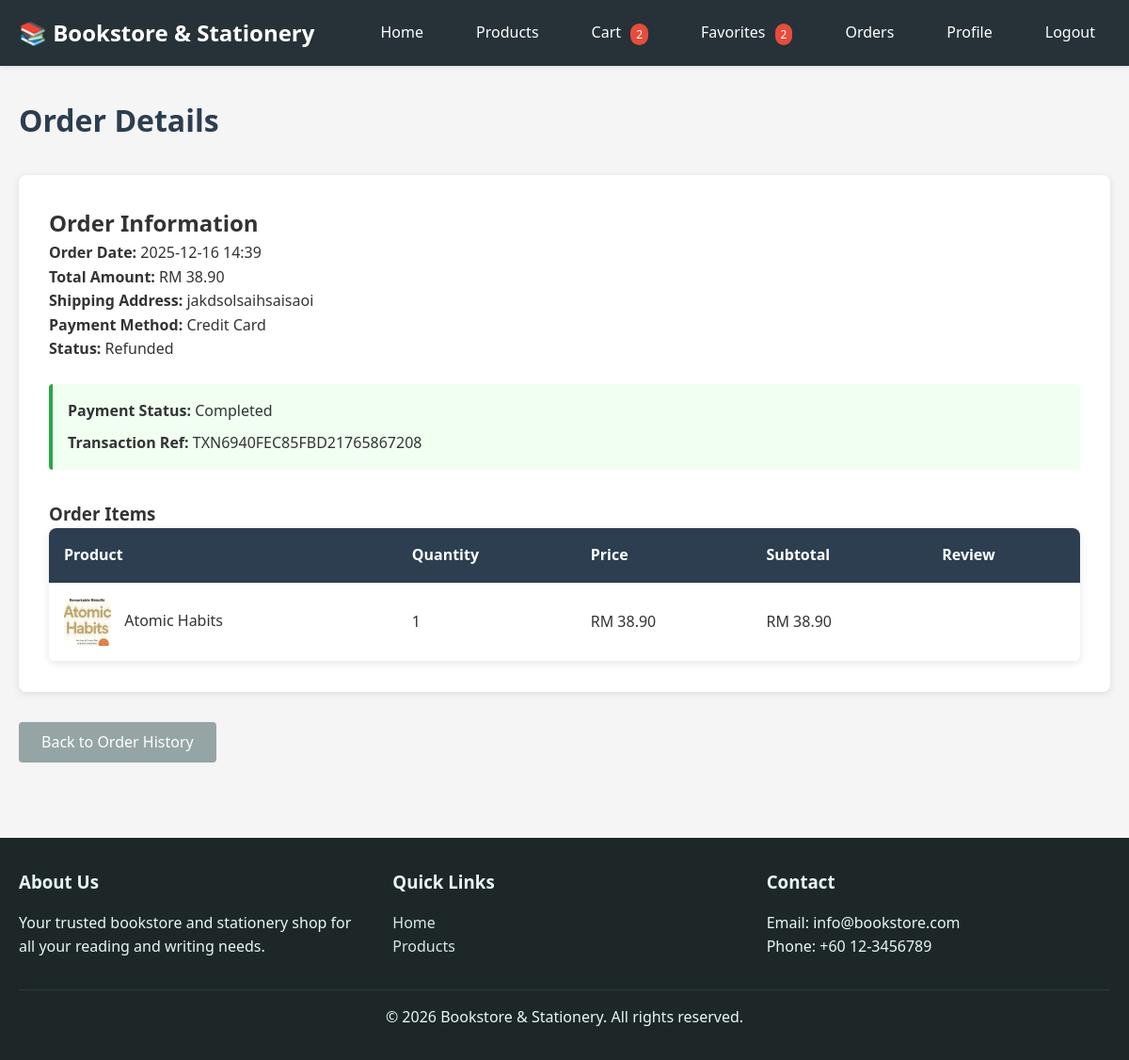
Screenshot of /order/detail.php?id=O0057 (signed in) with the database file from the repository.
### tables this page shows
CREATE TABLE `order_header` (
  `order_id` varchar(20) NOT NULL,
  `member_id` varchar(10) NOT NULL,
  `order_date` datetime DEFAULT current_timestamp(),
  `total_amount` decimal(10,2) NOT NULL,
  `payment_method` varchar(20) NOT NULL,
  `status` varchar(20) DEFAULT 'Pending',
  `updated_by` varchar(10) DEFAULT NULL,
  `shipped_at` datetime DEFAULT NULL
);

CREATE TABLE `member` (
  `member_id` varchar(10) NOT NULL,
  `email` varchar(100) NOT NULL,
  `password` varchar(255) NOT NULL,
  `full_name` varchar(100) NOT NULL,
  `phone` varchar(20) NOT NULL,
  `address` text NOT NULL,
  `photo` varchar(200) DEFAULT NULL,
  `is_verified` tinyint(1) DEFAULT 0,
  `created_at` datetime DEFAULT current_timestamp()
);

CREATE TABLE `order_payment` (
  `payment_id` varchar(20) NOT NULL,
  `order_id` varchar(20) NOT NULL,
  `amount` decimal(10,2) NOT NULL,
  `method` varchar(20) NOT NULL,
  `payment_status` varchar(20) NOT NULL,
  `fake_transaction_ref` varchar(50) DEFAULT NULL,
  `payment_date` datetime DEFAULT NULL,
  `created_by` varchar(10) DEFAULT NULL
);

CREATE TABLE `order_detail` (
  `detail_id` varchar(10) NOT NULL,
  `order_id` varchar(20) NOT NULL,
  `product_id` varchar(10) NOT NULL,
  `price` decimal(10,2) NOT NULL,
  `quantity` int(11) NOT NULL
);

CREATE TABLE `product` (
  `product_id` varchar(10) NOT NULL,
  `category_id` varchar(10) NOT NULL,
  `name` varchar(150) NOT NULL,
  `description` text DEFAULT NULL,
  `price` decimal(10,2) NOT NULL,
  `stock` int(11) NOT NULL DEFAULT 0,
  `created_by` varchar(10) DEFAULT NULL,
  `updated_by` varchar(10) DEFAULT NULL,
  `created_at` datetime DEFAULT current_timestamp(),
  `is_hidden` tinyint(1) NOT NULL DEFAULT 0
);

### config/functions.php (called while the page is built, shortened)
<?php
function sanitize($data) {
    return htmlspecialchars(strip_tags(trim($data)), ENT_QUOTES, 'UTF-8');
}
function formatPrice($price) {
    return 'RM ' . number_format($price, 2);
}
function getOrderDetails($pdo, $orderId) {
    $stmt = $pdo->prepare("SELECT o.*, m.full_name as member_name, m.email, m.phone, m.address
                          FROM order_header o
                          JOIN member m ON o.member_id = m.member_id
                          WHERE o.order_id = ?");
    $stmt->execute([$orderId]);
    $order = $stmt->fetch();
    if ($order) {
        $order['created_at'] = $order['order_date'] ?? '';
        if (empty($order['shipping_address'])) {
            $order['shipping_address'] = $order['address'] ?? '';
        }
    }
    return $order;
}
function getOrderItems($pdo, $orderId) {
    $stmt = $pdo->prepare("SELECT od.*, p.name as product_name,
                          (SELECT filename FROM product_photo WHERE product_id = p.product_id LIMIT 1) as image_path
                          FROM order_detail od
                          JOIN product p ON od.product_id = p.product_id
                          WHERE od.order_id = ?");
    $stmt->execute([$orderId]);
    $items = $stmt->fetchAll();
    return $items;
}
?>

### order/detail.php (the view, shortened to what this page needs)
<?php
require_once __DIR__ . '/../config/db.php';
require_once __DIR__ . '/../config/functions.php';
require_once __DIR__ . '/../includes/_head.php';
require_once __DIR__ . '/../includes/_header.php';
$orderId = isset($_GET['id']) ? sanitize($_GET['id']) : '';
$order = getOrderDetails($pdo, $orderId);
$orderItems = getOrderItems($pdo, $orderId);
?>
<main>
    <div class="container">
        <h1 class="page-title">Order Details</h1>
        <div style="background: white; padding: 2rem; border-radius: 8px; box-shadow: 0 2px 8px rgba(0,0,0,0.1);">
            <h2>Order Information</h2>
            <p><strong>Order Date:</strong> <?php echo date('Y-m-d H:i', strtotime($order['created_at'])); ?></p>
            <p><strong>Total Amount:</strong> <?php echo formatPrice($order['total_amount']); ?></p>
            <p><strong>Shipping Address:</strong> <?php echo htmlspecialchars($order['shipping_address'] ?? $order['address'] ?? 'N/A'); ?></p>
            <p><strong>Payment Method:</strong> <?php echo htmlspecialchars($order['payment_method']); ?></p>
            <p><strong>Status:</strong> <?php echo htmlspecialchars($order['status']); ?></p>
            <?php
            try {
                $stmt = $pdo->prepare("SELECT * FROM order_payment WHERE order_id = ? AND payment_status = 'Completed'");
                $stmt->execute([$orderId]);
                $payment = $stmt->fetch();
            } catch (PDOException $e) {
                $payment = null;
            }
            if ($order['status'] == 'Pending' && !$payment):
            ?>
                <div style="margin-top: 1.5rem; padding: 1rem; background: #f0f7ff; border-radius: 4px; border-left: 4px solid #007bff;">
                    <p style="margin: 0 0 1rem 0;"><strong>Payment Required</strong></p>
                    <a href="/order/payment.php?order_id=<?php echo htmlspecialchars($orderId); ?>" class="btn btn-primary member-btn-primary">Make Payment</a>
                </div>
            <?php elseif ($payment): ?>
                <div style="margin-top: 1.5rem; padding: 1rem; background: #f0fff0; border-radius: 4px; border-left: 4px solid #28a745;">
                    <p style="margin: 0;"><strong>Payment Status:</strong> <?php echo htmlspecialchars($payment['payment_status']); ?></p>
                    <p style="margin: 0.5rem 0 0 0;"><strong>Transaction Ref:</strong> <?php echo htmlspecialchars($payment['fake_transaction_ref']); ?></p>
                </div>
            <?php endif; ?>
            <h3 style="margin-top: 2rem;">Order Items</h3>
            <table class="data-table">
                <thead>
                    <tr>
                            <th>Product</th>
                            <th>Quantity</th>
                            <th>Price</th>
                            <th>Subtotal</th>
                            <th>Review</th>
                    </tr>
                </thead>
                <tbody>
                    <?php foreach ($orderItems as $item): ?>
                        <tr>
                            <td>
                                <?php if (!empty($item['image_path'])): ?>
                                    <img src="<?php echo htmlspecialchars($item['image_path']); ?>"
                                         alt="<?php echo htmlspecialchars($item['product_name']); ?>"
                                         style="width: 50px; height: 50px; object-fit: cover; margin-right: 10px; vertical-align: middle;">
                                <?php endif; ?>
                                <?php echo htmlspecialchars($item['product_name']); ?>
                            </td>
                            <td><?php echo $item['quantity']; ?></td>
                            <td><?php echo formatPrice($item['price']); ?></td>
                            <td><?php echo formatPrice($item['price'] * $item['quantity']); ?></td>
                            <td>
                            </td>
                        </tr>
                    <?php endforeach; ?>
                </tbody>
            </table>
        </div>
        <div style="margin-top: 2rem;">
            <a href="/order/history.php" class="btn btn-secondary member-btn-secondary">Back to Order History</a>
        </div>
    </div>
</main>
<?php require_once __DIR__ . '/../includes/_footer.php'; ?>

### assets/css/style.css (style rules this page uses)
* { margin: 0; padding: 0; box-sizing: border-box; }
body { font-family: 'Segoe UI', Tahoma, Geneva, Verdana, sans-serif; line-height: 1.6; color: #333; background-color: #f5f5f5; }
.container { max-width: 1200px; margin: 0 auto; padding: 0 20px; }
main { min-height: calc(100vh - 200px); padding: 2rem 0; }
.page-title { margin-bottom: 2rem; color: #2c3e50; }
.btn { display: inline-block; padding: 0.75rem 1.5rem; border: none; border-radius: 4px; cursor: pointer; text-decoration: none; font-size: 1rem; transition: background-color 0.3s; }
.btn-secondary { background-color: #95a5a6; color: white; }
.member-btn-secondary { background-color: #95a5a6; color: white; padding: 0.75rem 1.5rem !important; font-size: 1rem !important; line-height: 1.2 !important; border-radius: 4px !important; display: inline-block !important; min-height: 40px !important; text-align: center !important; }
.data-table { width: 100%; background: white; border-collapse: collapse; box-shadow: 0 2px 8px rgba(0,0,0,0.1); border-radius: 8px; overflow: hidden; }
.data-table th, .data-table td { padding: 1rem; text-align: left; border-bottom: 1px solid #ecf0f1; }
.data-table th { background-color: #2c3e50; color: white; font-weight: 600; }

### rows the page displays
order_header: order_date "2025-12-16 14:39", total_amount "RM 38.90", member.address "jakdsolsaihsaisaoi", payment_method "Credit Card", status "Refunded"
order_payment: payment_status "Completed", fake_transaction_ref "TXN6940FEC85FBD21765867208"
order_detail: product.name (picture), product.name "Atomic Habits", quantity "1", price "RM 38.90", formatPrice($item['price'] * $item['quantity']) "RM 38.90"

### other values shown
$cart_count "2"
$favorites_count "2"
